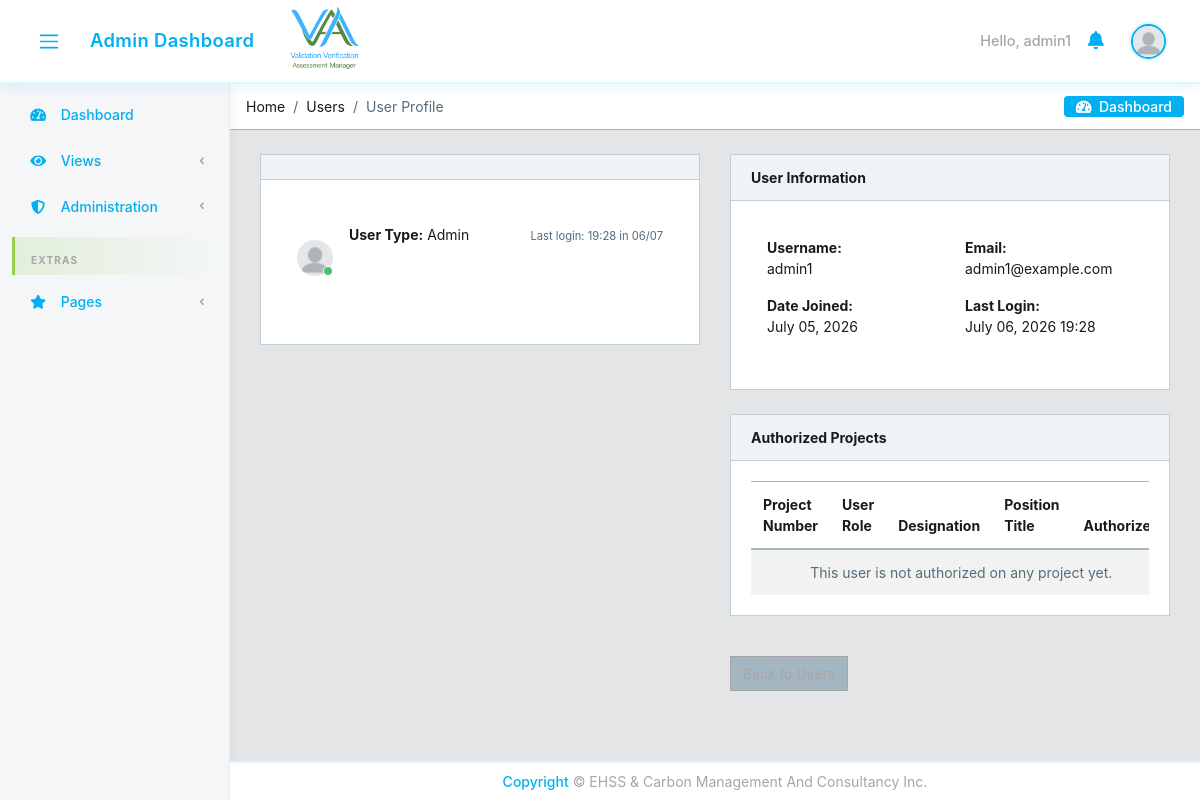
Page /users/3/ (signed in) on the earlier database version.
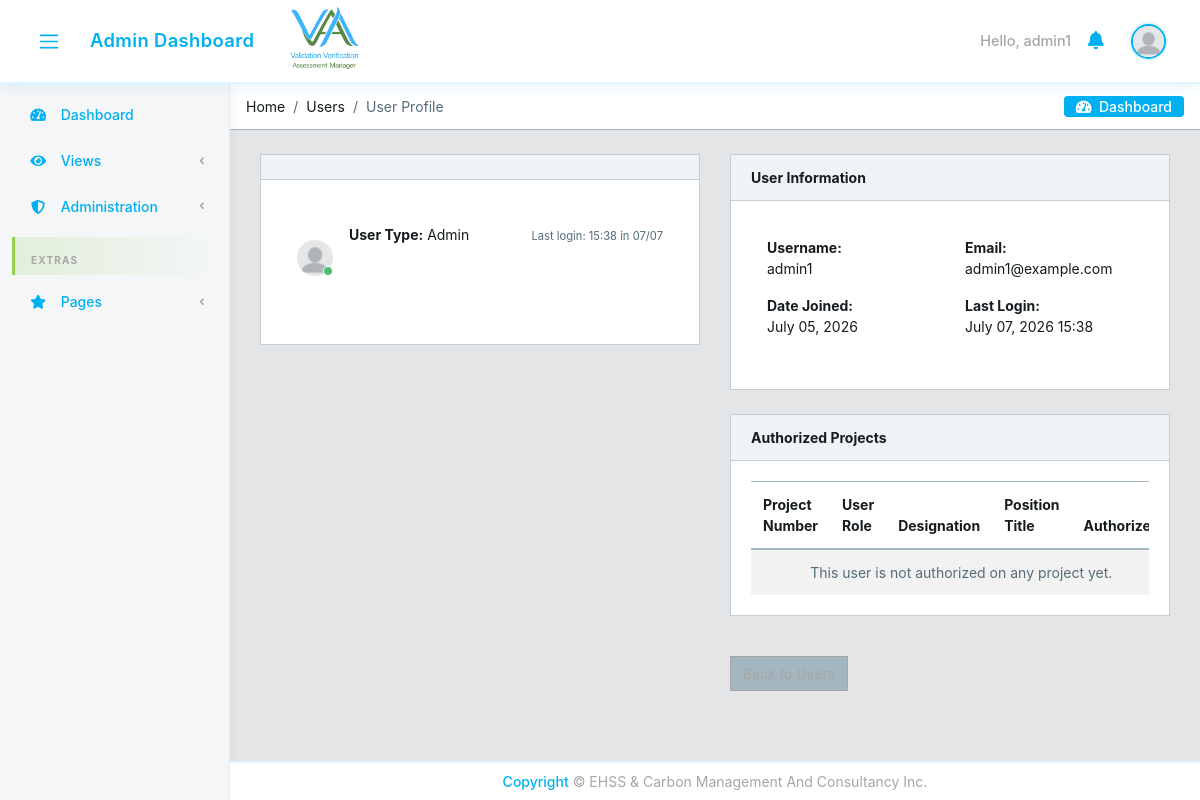
Same page on the later database version.
### core/models.py (models this page shows, shortened)
class CustomUser(AbstractUser):
    email = models.EmailField(unique=True)
    user_type = models.CharField(max_length=15, choices=USER_TYPE_CHOICES)
    user_role = models.CharField(
        max_length=30, choices=USER_ROLE_CHOICES, blank=True, verbose_name='User Role',
    )
    designation = models.CharField(max_length=100, blank=True, null=True)
    position_title = models.CharField(max_length=150, blank=True, verbose_name='Position Title')
    contact_number = models.CharField(max_length=20, blank=True, null=True)
    cv = models.FileField(upload_to='core/cvs/', blank=True, null=True)
    company = models.ForeignKey(
        'Company', on_delete=models.SET_NULL, null=True, blank=True,
        related_name='managers'
    )
    created_by = models.ForeignKey(
        'self', on_delete=models.SET_NULL, null=True, blank=True,
        related_name='created_users'
    )
    created_date = models.DateField(auto_now_add=True)
    created_time = models.TimeField(auto_now_add=True)
    under_supervision = models.ForeignKey(
        'self', on_delete=models.SET_NULL, null=True, blank=True,
        related_name='supervised_users'
    )
    avatar = models.ImageField(upload_to='core/avatar', blank=True)
    def can_manage_user(self, target_user):
        if self.user_type == 'admin':
            return True
    @property
    def avatar_url(self):
        if self.avatar and hasattr(self.avatar, 'url'):
            avatar_path = self.avatar.path if hasattr(self.avatar, 'path') else None
            if avatar_path and os.path.isfile(avatar_path):
                return self.avatar.url
        return static('core/img/avatar/blank_profile.png')

### core/views.py (the view)
# urls.py: path('users/<int:profile_id>/', views.UserProfileView.as_view(), name='user'),
class UserProfileView(LoginRequiredMixin, View):
    def get(self, request, profile_id):
        profile = get_object_or_404(CustomUser, id=profile_id)
        if not request.user.can_manage_user(profile) and request.user != profile:
            messages.error(request, 'Access denied.')
            return redirect('core:dashboard')
        project_authorizations = (
            profile.team_assignments.filter(is_active=True)
            .select_related('project')
            .order_by('project__project_number')
        )
        return render(request, 'core/user.html', {
            'user_view': profile,
            'project_authorizations': project_authorizations,
            'success_action': request.GET.get('success', ''),
            'success_user': request.GET.get('user', ''),
        })

### core/context_processors.py (called while the page is built)
def logged_user_processor(request):
    if request.user.is_authenticated:
        try:
            logged_user = CustomUser.objects.select_related('under_supervision').get(id=request.user.id)
            return {'logged_user': logged_user}
        except CustomUser.DoesNotExist:
            return {'logged_user': None}
    return {'logged_user': None}

def notifications_processor(request):
    if request.user.is_authenticated:
        unread_notifications = Notification.objects.filter(recipient=request.user, read=False)[:10]
        return {'unread_notifications': unread_notifications}
    return {'unread_notifications': []}

def static_version_processor(request):
    return {'STATIC_VERSION': getattr(settings, 'STATIC_VERSION', '1')}

### core/templatetags/form_permissions.py (called while the page is built)
@register.filter
def can_manage_user(editor, target):
    if not editor or not target:
        return False
    return editor.can_manage_user(target)

### core/templates/core/user.html (shortened to what the changed rows need)
{% extends 'core/base.html' %}
{% load static %}
{% load form_permissions %}
{% block content %}
<div class="container-fluid">
  <div id="ui-view" style="opacity: 1;"><div class="animated fadeIn">
            <div class="row">
                <div class="col-12">
                            <div class="row">
                                <div class="col-12 col-md-6">
                <div class="card">
                                <div class="card-body">
                                    <div class="tab-pane p-3 active show">
                                      <div class="message">
                                        <div class="py-3 pb-5 mr-3 float-left">
                                          <div class="avatar">
                                          </div>
                                        </div>
                                        <div>
                                            {% if user_view.last_login %}
                                          <small class="text-muted float-right mt-1">Last login: {{ user_view.last_login|date:"H:i" }} in {{ user_view.last_login|date:"d/m" }}</small>
                                            {% endif %}
                                        </div>
                                        <div class="mt-2">
                                            <strong>User Type:</strong> {{ user_view.get_user_type_display }}<br>
                                        </div>
                          </div>
                                      </div>
                                    </div>
                                </div>
                            </div>
                            <div class="col-12 col-md-6">
                <div class="card">
                                <div class="card-body">
                                    <div class="tab-pane p-3 active show">
                            <div class="row">
                                <div class="col-md-6">
                                    <strong>Username:</strong>
                                    <p>{{ user_view.username }}</p>
                                </div>
                                <div class="col-md-6">
                                    <strong>Email:</strong>
                                    <p>{{ user_view.email }}</p>
                                </div>
                            </div>
                                        <div class="row">
                                <div class="col-md-6">
                                    <strong>Date Joined:</strong>
                                    <p>{{ user_view.date_joined|date:"F d, Y" }}</p>
                                        </div>
                                <div class="col-md-6">
                                    <strong>Last Login:</strong>
                                    <p>{{ user_view.last_login|date:"F d, Y H:i" }}</p>
                                        </div>
                                    </div>
                        </div>
                    </div>
                </div>
                <div class="row mt-3">
                    <div class="col-12">
                        <div class="card">
                            <div class="card-body">
                                <div class="table-responsive">
                                    <table class="table table-striped mb-0">
                                        <thead>
                                            <tr>
                                                <th>Project Number</th>
                                                <th>User Role</th>
                                                <th>Designation</th>
                                                <th>Position Title</th>
                                                <th>Authorized</th>
                                            </tr>
                                        </thead>
                                    </table>
                                </div>
                            </div>
                        </div>
                    </div>
                </div>
            </div>
        </div>
    </div>
</div>
  </div>
</div>
{% endblock %}

### core/templates/core/base.html (shortened to what this page needs)
{% load static %}
<!DOCTYPE html>
<html lang="en">
<head>
  <link rel="stylesheet" href="https://use.fontawesome.com/releases/v5.0.9/css/all.css">
  <link href="{% static 'core/css/simple-line-icons.min.css' %}" rel="stylesheet">
  <link href="{% static 'core/css/style.css' %}" rel="stylesheet">
  <link href="{% static 'core/css/estilo.css' %}?v={{ STATIC_VERSION }}" rel="stylesheet">
</head>
{% block body %}
<body class="app header-fixed sidebar-fixed aside-menu-fixed aside-menu-hidden">
  <header class="app-header navbar">
    <button class="navbar-toggler sidebar-toggler d-md-down-none" type="button">
      <span class="navbar-toggler-icon"></span>
    </button>
    <ul class="nav navbar-nav d-md-down-none">
      <li class="nav-item px-3">
        <a class="nav-link" href="{% url 'core:dashboard' %}">
          {% if user.user_type == 'admin' %}Admin Dashboard
          {% elif user.user_type == 'manager' %}Manager Dashboard
          {% else %}Employee Dashboard{% endif %}
        </a>
      </li>
    </ul>
    <img src="{% static 'core/img/logos/logo.png' %}" alt="" class="brand-gui d-none d-md-inline">
    <ul class="nav navbar-nav ml-auto">
      {% if user.is_authenticated %}
      <li class="text-white">Hello, {{ user.username }}</li>
      {% else %}
      <li class="text-muted">
        <a href="{% url 'core:login' %}">sign in</a>
      </li>
      {% endif %}
      <li class="nav-item dropdown">
        <a class="nav-link" data-toggle="dropdown" href="#" role="button" aria-haspopup="true" aria-expanded="false">
          <i class="fa fa-bell"></i>
        </a>
      </li>
      <li class="nav-item dropdown">
        <a class="nav-link" data-toggle="dropdown" href="#" role="button" aria-haspopup="true" aria-expanded="false">
          {% if user.is_authenticated and logged_user %}
            <img src="{{ logged_user.avatar_url }}" class="img-avatar" alt="img">
          {% else %}
            <img src="{% static 'core/img/avatar/blank_profile.png' %}" class="img-avatar" alt="img">
          {% endif %}
        </a>
      </li>
    </ul>
  </header>
  <div class="app-body">
    <div class="sidebar">
      <nav class="sidebar-nav">
        <ul class="nav">
          <li class="nav-item">
            <a class="nav-link" href="{% url 'core:dashboard' %}"><i class="fa fa-tachometer-alt"></i> Dashboard</a>
          </li>
          <li class="nav-item nav-dropdown">
            <a class="nav-link nav-dropdown-toggle" href="#"><i class="fa fa-eye"></i> Views</a>
          </li>
          {% if user.user_type == 'admin' %}
          <li class="nav-item nav-dropdown">
            <a class="nav-link nav-dropdown-toggle" href="#"><i class="fa fa-shield-alt"></i> Administration</a>
          </li>
          {% endif %}
          <li class="nav-title">
            Extras
          </li>
          <li class="nav-item nav-dropdown">
            <a class="nav-link nav-dropdown-toggle" href="#"><i class="fa fa-star"></i> Pages</a>
          </li>
        </ul>
      </nav>
    </div>
    <main class="main">
      <ol class="breadcrumb">
        {% block breadcrumb %}{% endblock breadcrumb%}
        <li class="breadcrumb-menu d-md-down-none">
          <div class="btn-group" role="group" aria-label="Button group">
            <a class="btn" href="./"><i class="fa fa-tachometer-alt"></i> &nbsp;Dashboard</a>
          </div>
        </li>
      </ol>
{% block content %}
{% endblock %}
    </main>
  </div>
  <footer class="app-footer text-center justify-content-center fixed-bottom py-2">
    <span><a href="#">Copyright</a> © EHSS & Carbon Management And Consultancy Inc.</span>
  </footer>
</body>
{% endblock body %}
</html>

Differences in the rows shown:
changed CustomUser "admin1": last_login "19:28" → "15:38"; last_login "06/07" → "07/07"; last_login "July 06, 2026 19:28" → "July 07, 2026 15:38"
